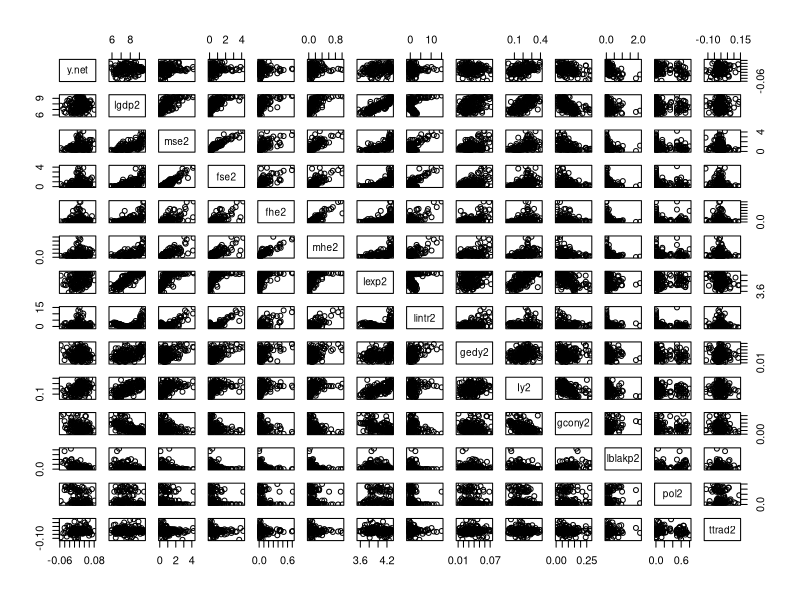
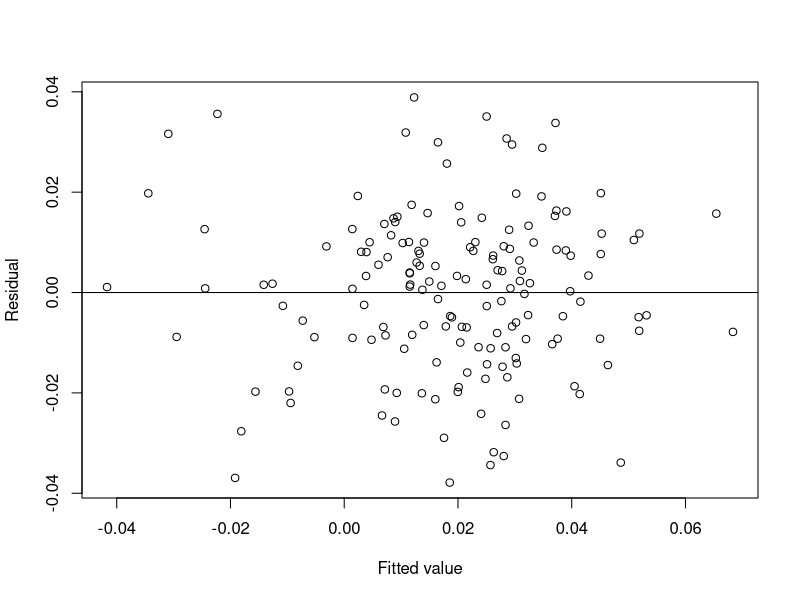
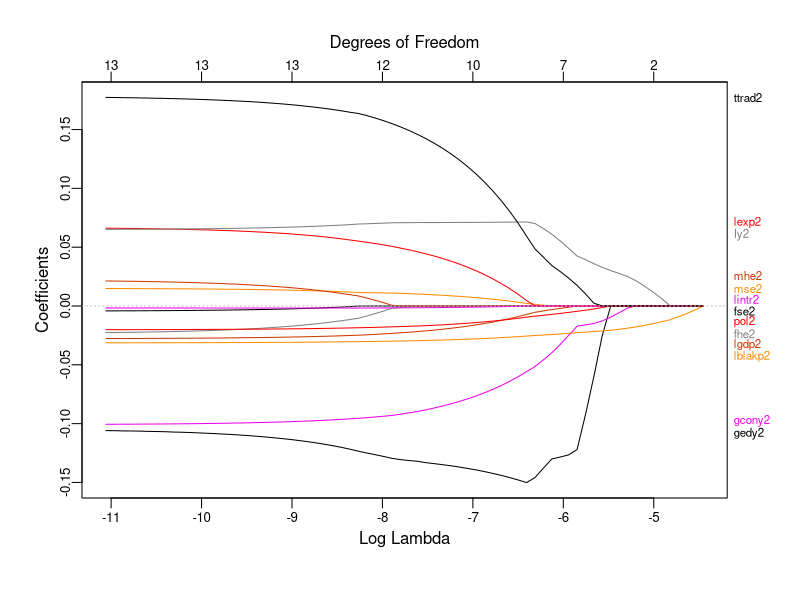
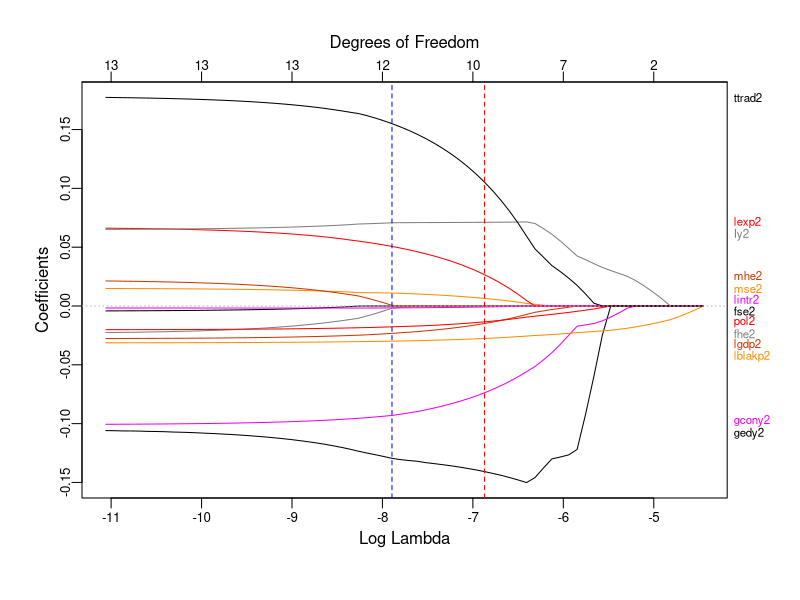

Recreate these plots in R, in order.
#1
library(quantreg)
?barro
data(barro)

#a
plot(barro)

#b
fitted_barro <- lm(y.net ~., data=barro)
summary(fitted_barro)
library(car)
vif(fitted_barro)
plot(fitted(fitted_barro), resid(fitted_barro), xlab = "Fitted value", ylab = "Residual")
abline(h = 0)

#c
?step

#backward selection 
backward <- step(lm(y.net ~ ., data = barro), direction = "backward")
# result:
# y.net ~ lgdp2 + mse2 + lexp2 + lintr2 + Iy2 + gcony2 + lblakp2 + pol2 + ttrad2
bwfb <- lm(y.net ~ lgdp2 + mse2 + lexp2 + lintr2 + Iy2 + gcony2 + lblakp2 + pol2 + ttrad2, data=barro)

#forward selection 
forward <- step(lm(y.net ~ 1, data = barro), scope = list(lower = lm(y.net ~ 1, data = barro), upper = lm(y.net ~ ., data = barro)),
direction = "forward")
# result: 
# y.net ~ lblakp2 + Iy2 + lgdp2 + gcony2 + lexp2 + ttrad2 + mse2 + pol2 + lintr2

#d.
names(coef(backward)) %in% names(coef(forward))
names(coef(forward)) %in% names(coef(backward))

#e.
# Black Market Premium - lblakp2
# Investment/GDP - Iy2
# Initial Per Capita GDP - lgdp2
# Public Consumption/GDP -gcony2
# Life Expectancy - lexp2
# Growth Rate Terms Trade - ttrad2
# Male Secondary Education - mse2
# Political Instability - pol2
# Human Capital - lintr2

#2
library(glmnet)
library(plotmo)

#a
?glmnet
lasso_barro <- glmnet(as.matrix(barro[, 2:14]), as.matrix(barro[, 1]), alpha = 1)

#b
plot_glmnet(lasso_barro, xvar = "lambda", label = TRUE)

#c
?cv.glmnet
set.seed(08032019)
barro_cv <- cv.glmnet(as.matrix(barro[, 2:14]), as.matrix(barro[, 1]), alpha = 1, nfolds = 10)
set.seed(Sys.time())

plot_glmnet(lasso_barro, xvar = "lambda", label = TRUE)
abline(v = log(barro_cv$lambda.min), lty = 2, col = "blue")
abline(v = log(barro_cv$lambda.1se), lty = 2, col = "red")

barro_lasso_1se <- glmnet(as.matrix(barro[, 2:14]), as.matrix(barro[, 1]), alpha = 1, lambda = barro_cv$lambda.1se)
coef(barro_lasso_1se)
